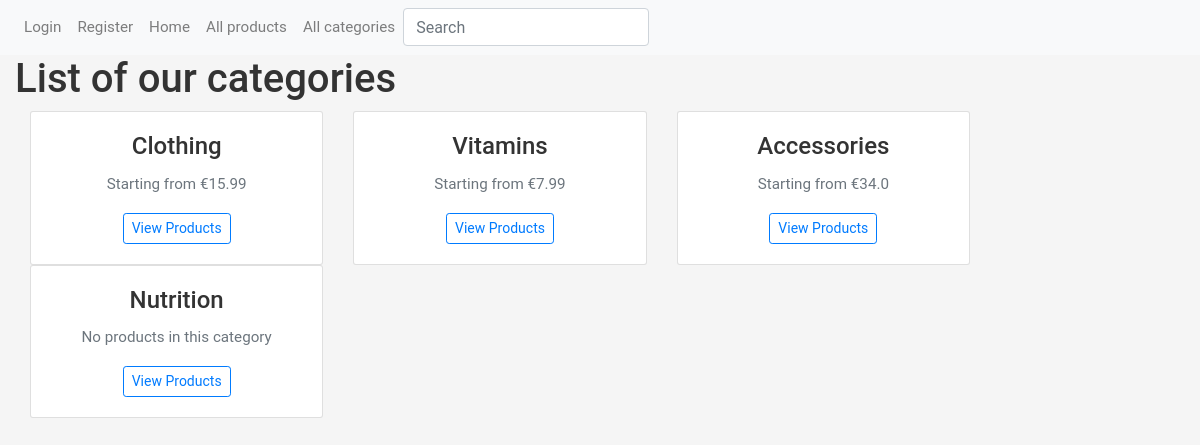
/eshop/categories/, run on the app's committed database.
### eshop/models.py (models this page shows, shortened)
class Category(models.Model):
    name = models.CharField('Name', max_length=200)
    class Meta:
        verbose_name = 'Category'
        verbose_name_plural = 'Categories'

### eshop/views.py (the view)
# urls.py: path('categories/', views.CategoryListView.as_view(), name='categories'),
class CategoryListView(generic.ListView):
    model = Category
    paginate_by = 6
    template_name = 'category_list.html'
    def get(self, request, *args, **kwargs):
        lowest_prices = {}
        category_list = Category.objects.all()
        for category in category_list:
            products = Product.objects.filter(category__name=category.name)
            low_prices = 0
            for product in products:  # solution for category lowest price
                if product.discount_price:
                    if low_prices == 0:
                        low_prices = product.discount_price
                    elif low_prices > product.discount_price:
                        low_prices = product.discount_price
                else:
                    if low_prices == 0:
                        low_prices = product.price
                    elif low_prices > product.price:
                        low_prices = product.price
            lowest_prices[category.name] = low_prices
        context = {
            'lowest_prices': lowest_prices,
            'category_list': category_list,
            'get_item': get_item
        }
        return render(self.request, 'category_list.html', context)

### eshop/views.py (called while the page is built)
@register.filter
def get_item(dictionary, key):
    return dictionary.get(key)

### eshop/templates/category_list.html (shortened to what this page needs)
{% extends "base.html" %}
{% block content %}
  <h1>List of our categories</h1>
  {% if category_list %}
    <div class="container mt-100">
        <div class="row">
    {% for category in category_list %}
            <div class="col-md-4 col-sm-6">
                <div class="card mb-30">
                    <div class="card-body text-center">
                        <h4 class="card-title">{{ category.name }}</h4>
                        <p class="text-muted">{% if lowest_prices|get_item:category.name != 0 %}
                            Starting from €{{ lowest_prices|get_item:category.name }}
                            {% else %}
                            No products in this category
                            {% endif %}
                        </p><a class="btn btn-outline-primary btn-sm" href="{{ category.id }}" data-abc="true">View Products</a>
                    </div>
                </div>
            </div>
    {% endfor %}
        </div>
    </div>
  {% else %}
    <p>No categories.</p>
  {% endif %}
{% endblock %}

### eshop/static/css/styles.css (style rules this page uses)
body { font-family: Roboto, -apple-system, BlinkMacSystemFont, "Segoe UI", Roboto, "Helvetica Neue", Arial, sans-serif, "Apple Color Emoji", "Segoe UI Emoji", "Segoe UI Symbol", "Noto Color Emoji"; font-size: 0.95rem; font-weight: 400; line-height: 1.5385; color: #333; background-color: #f5f5f5 }
a { text-decoration: none !important }
.card { position: relative; display: -ms-flexbox; display: flex; -ms-flex-direction: column; flex-direction: column; min-width: 0; word-wrap: break-word; background-color: #fff; background-clip: border-box; border: 1px solid rgba(0, 0, 0, .125); border-radius: .1875rem; }
.card-body { -ms-flex: 1 1 auto; flex: 1 1 auto; padding: 1.25rem; text-align: center; }

### data on the page
Category: name "Clothing", name "15.99"
Category: name "Vitamins", name "7.99"
Category: name "Accessories", name "34.0"
Category: name "Nutrition", shows "No products in this category"
